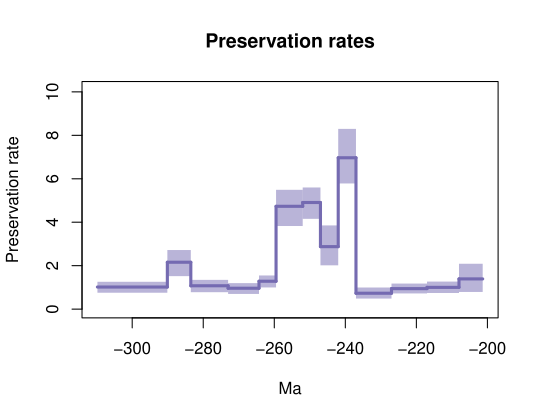

The script that saved this image:
library(scales)


pdf(file='C:\Users\SimoesLabAdmin\Documents\BDNN_Arielli\synapsida\mcmc_no_predictors\A_mcmc_200_iterations/synapsida_pyrate_1_A_mcmc_G_BD1-1_mcmc_RTT_Qrates.pdf',width=0.6*9, height=0.6*7)

age = c(-309.78617734745336, -290.1)
Q_mean = 1.0169217104994233
Q_hpd_m = 0.7548111538940768
Q_hpd_M = 1.2578147009895015
plot(age,age,type = 'n', ylim = c(0, 10.072897057684123), xlim = c(-309.78617734745336,-201.32850173484906), ylab = 'Preservation rate', xlab = 'Ma',main='Preservation rates' )
segments(x0=age[1], y0 = Q_mean, x1 = age[2], y1 = Q_mean, col = "#756bb1", lwd=3)
polygon( c(age, rev(age)), c(Q_hpd_m, Q_hpd_m, Q_hpd_M, Q_hpd_M), col = alpha("#756bb1",0.5), border = NA)
age = c(-290.1, -283.5)
Q_mean = 2.157011306418906
Q_hpd_m = 1.5179203244100812
Q_hpd_M = 2.7202570538112676
segments(x0=age[1], y0 = 1.0169217104994233, x1 = age[1], y1 = Q_mean, col = "#756bb1", lwd=3)
segments(x0=age[1], y0 = Q_mean, x1 = age[2], y1 = Q_mean, col = "#756bb1", lwd=3)
polygon( c(age, rev(age)), c(Q_hpd_m, Q_hpd_m, Q_hpd_M, Q_hpd_M), col = alpha("#756bb1",0.5), border = NA)
age = c(-283.5, -273.0)
Q_mean = 1.0734045702321529
Q_hpd_m = 0.7792224701041202
Q_hpd_M = 1.346023227465958
segments(x0=age[1], y0 = 2.157011306418906, x1 = age[1], y1 = Q_mean, col = "#756bb1", lwd=3)
segments(x0=age[1], y0 = Q_mean, x1 = age[2], y1 = Q_mean, col = "#756bb1", lwd=3)
polygon( c(age, rev(age)), c(Q_hpd_m, Q_hpd_m, Q_hpd_M, Q_hpd_M), col = alpha("#756bb1",0.5), border = NA)
age = c(-273.0, -264.3)
Q_mean = 0.9608425146007965
Q_hpd_m = 0.6992287652021493
Q_hpd_M = 1.1956216165072864
segments(x0=age[1], y0 = 1.0734045702321529, x1 = age[1], y1 = Q_mean, col = "#756bb1", lwd=3)
segments(x0=age[1], y0 = Q_mean, x1 = age[2], y1 = Q_mean, col = "#756bb1", lwd=3)
polygon( c(age, rev(age)), c(Q_hpd_m, Q_hpd_m, Q_hpd_M, Q_hpd_M), col = alpha("#756bb1",0.5), border = NA)
age = c(-264.3, -259.5)
Q_mean = 1.2820967393134108
Q_hpd_m = 0.9964075975388166
Q_hpd_M = 1.5482276837685465
segments(x0=age[1], y0 = 0.9608425146007965, x1 = age[1], y1 = Q_mean, col = "#756bb1", lwd=3)
segments(x0=age[1], y0 = Q_mean, x1 = age[2], y1 = Q_mean, col = "#756bb1", lwd=3)
polygon( c(age, rev(age)), c(Q_hpd_m, Q_hpd_m, Q_hpd_M, Q_hpd_M), col = alpha("#756bb1",0.5), border = NA)
age = c(-259.5, -252.0)
Q_mean = 4.732389851152214
Q_hpd_m = 3.8259179642325143
Q_hpd_M = 5.491784645427156
segments(x0=age[1], y0 = 1.2820967393134108, x1 = age[1], y1 = Q_mean, col = "#756bb1", lwd=3)
segments(x0=age[1], y0 = Q_mean, x1 = age[2], y1 = Q_mean, col = "#756bb1", lwd=3)
polygon( c(age, rev(age)), c(Q_hpd_m, Q_hpd_m, Q_hpd_M, Q_hpd_M), col = alpha("#756bb1",0.5), border = NA)
age = c(-252.0, -247.0)
Q_mean = 4.908115367095281
Q_hpd_m = 4.155735429705735
Q_hpd_M = 5.599469763644808
segments(x0=age[1], y0 = 4.732389851152214, x1 = age[1], y1 = Q_mean, col = "#756bb1", lwd=3)
segments(x0=age[1], y0 = Q_mean, x1 = age[2], y1 = Q_mean, col = "#756bb1", lwd=3)
polygon( c(age, rev(age)), c(Q_hpd_m, Q_hpd_m, Q_hpd_M, Q_hpd_M), col = alpha("#756bb1",0.5), border = NA)
age = c(-247.0, -242.0)
Q_mean = 2.8748851704149923
Q_hpd_m = 2.0160924433542493
Q_hpd_M = 3.8530664625950988
segments(x0=age[1], y0 = 4.908115367095281, x1 = age[1], y1 = Q_mean, col = "#756bb1", lwd=3)
segments(x0=age[1], y0 = Q_mean, x1 = age[2], y1 = Q_mean, col = "#756bb1", lwd=3)
polygon( c(age, rev(age)), c(Q_hpd_m, Q_hpd_m, Q_hpd_M, Q_hpd_M), col = alpha("#756bb1",0.5), border = NA)
age = c(-242.0, -237.0)
Q_mean = 6.9670287904203345
Q_hpd_m = 5.78430200930897
Q_hpd_M = 8.297260168113253
segments(x0=age[1], y0 = 2.8748851704149923, x1 = age[1], y1 = Q_mean, col = "#756bb1", lwd=3)
segments(x0=age[1], y0 = Q_mean, x1 = age[2], y1 = Q_mean, col = "#756bb1", lwd=3)
polygon( c(age, rev(age)), c(Q_hpd_m, Q_hpd_m, Q_hpd_M, Q_hpd_M), col = alpha("#756bb1",0.5), border = NA)
age = c(-237.0, -227.0)
Q_mean = 0.7309629473508761
Q_hpd_m = 0.48496623989670895
Q_hpd_M = 0.9944205329477436
segments(x0=age[1], y0 = 6.9670287904203345, x1 = age[1], y1 = Q_mean, col = "#756bb1", lwd=3)
segments(x0=age[1], y0 = Q_mean, x1 = age[2], y1 = Q_mean, col = "#756bb1", lwd=3)
polygon( c(age, rev(age)), c(Q_hpd_m, Q_hpd_m, Q_hpd_M, Q_hpd_M), col = alpha("#756bb1",0.5), border = NA)
age = c(-227.0, -217.0)
Q_mean = 0.9439231034851555
Q_hpd_m = 0.7216172504293453
Q_hpd_M = 1.1758510002614146
segments(x0=age[1], y0 = 0.7309629473508761, x1 = age[1], y1 = Q_mean, col = "#756bb1", lwd=3)
segments(x0=age[1], y0 = Q_mean, x1 = age[2], y1 = Q_mean, col = "#756bb1", lwd=3)
polygon( c(age, rev(age)), c(Q_hpd_m, Q_hpd_m, Q_hpd_M, Q_hpd_M), col = alpha("#756bb1",0.5), border = NA)
age = c(-217.0, -208.0)
Q_mean = 1.0024209183612292
Q_hpd_m = 0.7425941666298608
Q_hpd_M = 1.2676467474648774
segments(x0=age[1], y0 = 0.9439231034851555, x1 = age[1], y1 = Q_mean, col = "#756bb1", lwd=3)
segments(x0=age[1], y0 = Q_mean, x1 = age[2], y1 = Q_mean, col = "#756bb1", lwd=3)
polygon( c(age, rev(age)), c(Q_hpd_m, Q_hpd_m, Q_hpd_M, Q_hpd_M), col = alpha("#756bb1",0.5), border = NA)
age = c(-208.0, -201.32850173484906)
Q_mean = 1.3902164352327013
Q_hpd_m = 0.7895886516852824
Q_hpd_M = 2.08789390884305
segments(x0=age[1], y0 = 1.0024209183612292, x1 = age[1], y1 = Q_mean, col = "#756bb1", lwd=3)
segments(x0=age[1], y0 = Q_mean, x1 = age[2], y1 = Q_mean, col = "#756bb1", lwd=3)
polygon( c(age, rev(age)), c(Q_hpd_m, Q_hpd_m, Q_hpd_M, Q_hpd_M), col = alpha("#756bb1",0.5), border = NA)
n <- dev.off()
